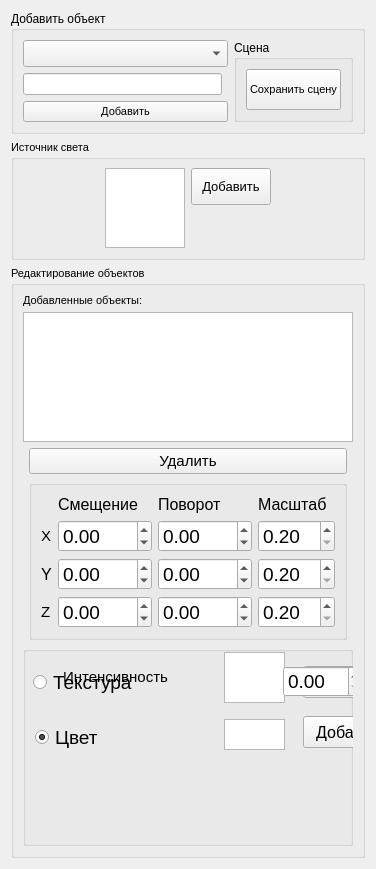
      <widget class="QWidget" name="tab_4">
       <attribute name="title">
        <string>Редактирование</string>
       </attribute>
       <layout class="QGridLayout" name="gridLayout_6">
        <item row="0" column="0">
         <layout class="QVBoxLayout" name="verticalLayout_2">
          <item>
           <widget class="QGroupBox" name="loadBox_2">
            <property name="maximumSize">
             <size>
              <width>16777215</width>
              <height>170</height>
             </size>
            </property>
            <property name="title">
             <string>Добавить объект</string>
            </property>
            <layout class="QGridLayout" name="gridLayout_4">
             <item row="1" column="0">
              <widget class="QLineEdit" name="Namemodel"/>
             </item>
             <item row="0" column="0" colspan="2">
              <widget class="QComboBox" name="modelsList">
               <property name="minimumSize">
                <size>
                 <width>190</width>
                 <height>24</height>
                </size>
               </property>
               <property name="maximumSize">
                <size>
                 <width>16777215</width>
                 <height>40</height>
                </size>
               </property>
               <property name="font">
                <font>
                 <pointsize>12</pointsize>
                </font>
               </property>
              </widget>
             </item>
             <item row="2" column="0" rowspan="4" colspan="2">
              <widget class="QPushButton" name="addModel">
               <property name="sizePolicy">
                <sizepolicy hsizetype="Preferred" vsizetype="Preferred">
                 <horstretch>0</horstretch>
                 <verstretch>0</verstretch>
                </sizepolicy>
               </property>
               <property name="maximumSize">
                <size>
                 <width>16777215</width>
                 <height>50</height>
                </size>
               </property>
               <property name="font">
                <font>
                 <pointsize>8</pointsize>
                </font>
               </property>
               <property name="text">
                <string>Добавить</string>
               </property>
              </widget>
             </item>
             <item row="0" column="2" rowspan="6">
              <widget class="QGroupBox" name="groupBox_5">
               <property name="title">
                <string>Сцена</string>
               </property>
               <layout class="QGridLayout" name="gridLayout_13">
                <item row="0" column="0">
                 <widget class="QPushButton" name="SaveFile">
                  <property name="sizePolicy">
                   <sizepolicy hsizetype="Preferred" vsizetype="Preferred">
                    <horstretch>0</horstretch>
                    <verstretch>0</verstretch>
                   </sizepolicy>
                  </property>
                  <property name="maximumSize">
                   <size>
                    <width>16777215</width>
                    <height>50</height>
                   </size>
                  </property>
                  <property name="font">
                   <font>
                    <pointsize>8</pointsize>
                   </font>
                  </property>
                  <property name="text">
                   <string>Сохранить сцену</string>
                  </property>
                 </widget>
                </item>
               </layout>
              </widget>
             </item>
            </layout>
           </widget>
          </item>
          <item>
           <layout class="QVBoxLayout" name="verticalLayout_3">
            <item>
             <widget class="QGroupBox" name="scaleBox_2">
              <property name="maximumSize">
               <size>
                <width>16777215</width>
                <height>120</height>
               </size>
              </property>
              <property name="font">
               <font>
                <pointsize>8</pointsize>
               </font>
              </property>
              <property name="title">
               <string>Источник света</string>
              </property>
              <layout class="QGridLayout" name="gridLayout_5">
               <item row="1" column="3">
                <spacer name="horizontalSpacer_2">
                 <property name="orientation">
                  <enum>Qt::Horizontal</enum>
                 </property>
                 <property name="sizeHint" stdset="0">
                  <size>
                   <width>40</width>
                   <height>20</height>
                  </size>
                 </property>
                </spacer>
               </item>
               <item row="1" column="0">
                <spacer name="horizontalSpacer">
                 <property name="orientation">
                  <enum>Qt::Horizontal</enum>
                 </property>
                 <property name="sizeHint" stdset="0">
                  <size>
                   <width>40</width>
                   <height>20</height>
                  </size>
                 </property>
                </spacer>
               </item>
               <item row="0" column="1" rowspan="2">
                <widget class="QGraphicsView" name="LightColour">
                 <property name="maximumSize">
                  <size>
                   <width>80</width>
                   <height>80</height>
                  </size>
                 </property>
                </widget>
               </item>
               <item row="0" column="2">
                <widget class="QPushButton" name="addLight">
                 <property name="sizePolicy">
                  <sizepolicy hsizetype="Preferred" vsizetype="Preferred">
                   <horstretch>0</horstretch>
                   <verstretch>0</verstretch>
                  </sizepolicy>
                 </property>
                 <property name="maximumSize">
                  <size>
                   <width>16777215</width>
                   <height>50</height>
                  </size>
                 </property>
                 <property name="font">
                  <font>
                   <pointsize>10</pointsize>
                  </font>
                 </property>
                 <property name="text">
                  <string>Добавить</string>
                 </property>
                </widget>
               </item>
              </layout>
             </widget>
            </item>
            <item>
             <widget class="QGroupBox" name="moveBox_2">
              <property name="font">
               <font>
                <pointsize>8</pointsize>
                <strikeout>false</strikeout>
               </font>
              </property>
              <property name="title">
               <string>Редактирование объектов</string>
              </property>
              <layout class="QGridLayout" name="gridLayout_7">
               <item row="4" column="1">
                <widget class="QGroupBox" name="groupBox">
                 <property name="maximumSize">
                  <size>
                   <width>16777215</width>
                   <height>180</height>
                  </size>
                 </property>
                 <property name="title">
                  <string/>
                 </property>
                 <layout class="QGridLayout" name="gridLayout_10">
                  <item row="5" column="3">
                   <widget class="QDoubleSpinBox" name="rotate_z_spin">
                    <property name="font">
                     <font>
                      <pointsize>14</pointsize>
                      <strikeout>false</strikeout>
                     </font>
                    </property>
                    <property name="minimum">
                     <double>-360.000000000000000</double>
                    </property>
                    <property name="maximum">
                     <double>360.000000000000000</double>
                    </property>
                    <property name="singleStep">
                     <double>10.000000000000000</double>
                    </property>
                   </widget>
                  </item>
                  <item row="4" column="3">
                   <widget class="QDoubleSpinBox" name="rotate_y_spin">
                    <property name="font">
                     <font>
                      <pointsize>14</pointsize>
                      <strikeout>false</strikeout>
                     </font>
                    </property>
                    <property name="minimum">
                     <double>-360.000000000000000</double>
                    </property>
                    <property name="maximum">
                     <double>360.000000000000000</double>
                    </property>
                    <property name="singleStep">
                     <double>10.000000000000000</double>
                    </property>
                   </widget>
                  </item>
                  <item row="3" column="0">
                   <widget class="QLabel" name="x_label">
                    <property name="font">
                     <font>
                      <family>Ubuntu</family>
                      <pointsize>11</pointsize>
                      <strikeout>false</strikeout>
                     </font>
                    </property>
                    <property name="text">
                     <string>X</string>
                    </property>
                   </widget>
                  </item>
                  <item row="4" column="1" colspan="2">
                   <widget class="QDoubleSpinBox" name="offset_y_spin">
                    <property name="font">
                     <font>
                      <pointsize>14</pointsize>
                      <strikeout>false</strikeout>
                     </font>
                    </property>
                    <property name="minimum">
                     <double>-100.000000000000000</double>
                    </property>
                    <property name="maximum">
                     <double>100.000000000000000</double>
                    </property>
                    <property name="singleStep">
                     <double>0.250000000000000</double>
                    </property>
                   </widget>
                  </item>
                  <item row="5" column="0">
                   <widget class="QLabel" name="z_label">
                    <property name="font">
                     <font>
                      <family>Ubuntu</family>
                      <pointsize>11</pointsize>
                      <strikeout>false</strikeout>
                     </font>
                    </property>
                    <property name="text">
                     <string>Z</string>
                    </property>
                   </widget>
                  </item>
                  <item row="3" column="4">
                   <widget class="QDoubleSpinBox" name="scale_x_spin">
                    <property name="font">
                     <font>
                      <pointsize>14</pointsize>
                      <strikeout>false</strikeout>
                     </font>
                    </property>
                    <property name="minimum">
                     <double>0.200000000000000</double>
                    </property>
                    <property name="maximum">
                     <double>10.000000000000000</double>
                    </property>
                    <property name="singleStep">
                     <double>0.100000000000000</double>
                    </property>
                   </widget>
                  </item>
                  <item row="4" column="0">
                   <widget class="QLabel" name="y_label">
                    <property name="font">
                     <font>
                      <family>Ubuntu</family>
                      <pointsize>12</pointsize>
                      <strikeout>false</strikeout>
                     </font>
                    </property>
                    <property name="text">
                     <string>Y</string>
                    </property>
                   </widget>
                  </item>
                  <item row="1" column="4">
                   <widget class="QLabel" name="scale_label">
                    <property name="font">
                     <font>
                      <family>Ubuntu</family>
                      <pointsize>12</pointsize>
                      <strikeout>false</strikeout>
                     </font>
                    </property>
                    <property name="text">
                     <string>Масштаб</string>
                    </property>
                   </widget>
                  </item>
                  <item row="3" column="1" colspan="2">
                   <widget class="QDoubleSpinBox" name="offset_x_spin">
                    <property name="font">
                     <font>
                      <pointsize>14</pointsize>
                      <strikeout>false</strikeout>
                     </font>
                    </property>
                    <property name="minimum">
                     <double>-100.000000000000000</double>
                    </property>
                    <property name="maximum">
                     <double>100.000000000000000</double>
                    </property>
                    <property name="singleStep">
                     <double>0.250000000000000</double>
                    </property>
                   </widget>
                  </item>
                  <item row="5" column="1" colspan="2">
                   <widget class="QDoubleSpinBox" name="offset_z_spin">
                    <property name="font">
                     <font>
                      <pointsize>14</pointsize>
                      <strikeout>false</strikeout>
                     </font>
                    </property>
                    <property name="minimum">
                     <double>-100.000000000000000</double>
                    </property>
                    <property name="maximum">
                     <double>100.000000000000000</double>
                    </property>
                    <property name="singleStep">
                     <double>0.250000000000000</double>
                    </property>
                   </widget>
                  </item>
                  <item row="1" column="3">
                   <widget class="QLabel" name="rotate_label">
                    <property name="font">
                     <font>
                      <family>Ubuntu</family>
                      <pointsize>12</pointsize>
                      <strikeout>false</strikeout>
                     </font>
                    </property>
                    <property name="text">
                     <string>Поворот</string>
                    </property>
                   </widget>
                  </item>
                  <item row="5" column="4">
                   <widget class="QDoubleSpinBox" name="scale_z_spin">
                    <property name="font">
                     <font>
                      <pointsize>14</pointsize>
                      <strikeout>false</strikeout>
                     </font>
                    </property>
                    <property name="minimum">
                     <double>0.200000000000000</double>
                    </property>
                    <property name="maximum">
                     <double>10.000000000000000</double>
                    </property>
                    <property name="singleStep">
                     <double>0.100000000000000</double>
                    </property>
                   </widget>
                  </item>
                  <item row="1" column="1">
                   <widget class="QLabel" name="offset_label">
                    <property name="font">
                     <font>
                      <family>Ubuntu</family>
                      <pointsize>12</pointsize>
                      <strikeout>false</strikeout>
                     </font>
                    </property>
                    <property name="text">
                     <string>Смещение</string>
                    </property>
                   </widget>
                  </item>
                  <item row="4" column="4">
                   <widget class="QDoubleSpinBox" name="scale_y_spin">
                    <property name="font">
                     <font>
                      <pointsize>14</pointsize>
                      <strikeout>false</strikeout>
                     </font>
                    </property>
                    <property name="minimum">
                     <double>0.200000000000000</double>
                    </property>
                    <property name="maximum">
                     <double>10.000000000000000</double>
                    </property>
                    <property name="singleStep">
                     <double>0.100000000000000</double>
                    </property>
                   </widget>
                  </item>
                  <item row="3" column="3">
                   <widget class="QDoubleSpinBox" name="rotate_x_spin">
                    <property name="font">
                     <font>
                      <pointsize>14</pointsize>
                      <strikeout>false</strikeout>
                     </font>
                    </property>
                    <property name="minimum">
                     <double>-360.000000000000000</double>
                    </property>
                    <property name="maximum">
                     <double>360.000000000000000</double>
                    </property>
                    <property name="singleStep">
                     <double>10.000000000000000</double>
                    </property>
                   </widget>
                  </item>
                 </layout>
                </widget>
               </item>
               <item row="3" column="1">
                <widget class="QPushButton" name="delete_object_button">
                 <property name="font">
                  <font>
                   <family>Ubuntu</family>
                   <pointsize>11</pointsize>
                   <strikeout>false</strikeout>
                  </font>
                 </property>
                 <property name="text">
                  <string>Удалить</string>
                 </property>
                </widget>
               </item>
               <item row="0" column="0" colspan="3">
                <widget class="QLabel" name="objects_in_scene_label">
                 <property name="maximumSize">
                  <size>
                   <width>16777215</width>
                   <height>12</height>
                  </size>
                 </property>
                 <property name="font">
                  <font>
                   <family>Ubuntu</family>
                   <pointsize>8</pointsize>
                   <strikeout>false</strikeout>
                  </font>
                 </property>
                 <property name="text">
                  <string>Добавленные объекты:</string>
                 </property>
                </widget>
               </item>
               <item row="1" column="0" colspan="3">
                <widget class="QListView" name="scene_list">
                 <property name="maximumSize">
                  <size>
                   <width>16777215</width>
                   <height>130</height>
                  </size>
                 </property>
                 <property name="font">
                  <font>
                   <pointsize>14</pointsize>
                   <strikeout>false</strikeout>
                  </font>
                 </property>
                </widget>
               </item>
               <item row="5" column="0" colspan="3">
                <widget class="QGroupBox" name="groupBox_2">
                 <property name="minimumSize">
                  <size>
                   <width>0</width>
                   <height>200</height>
                  </size>
                 </property>
                 <property name="title">
                  <string/>
                 </property>
                 <widget class="QRadioButton" name="color_flag">
                  <property name="geometry">
                   <rect>
                    <x>12</x>
                    <y>75</y>
                    <width>80</width>
                    <height>32</height>
                   </rect>
                  </property>
                  <property name="font">
                   <font>
                    <family>Ubuntu</family>
                    <pointsize>14</pointsize>
                    <strikeout>false</strikeout>
                   </font>
                  </property>
                  <property name="text">
                   <string>Цвет</string>
                  </property>
                  <property name="checked">
                   <bool>true</bool>
                  </property>
                 </widget>
                 <widget class="QGraphicsView" name="texture_img">
                  <property name="geometry">
                   <rect>
                    <x>201</x>
                    <y>6</y>
                    <width>61</width>
                    <height>51</height>
                   </rect>
                  </property>
                  <property name="maximumSize">
                   <size>
                    <width>80</width>
                    <height>80</height>
                   </size>
                  </property>
                  <property name="font">
                   <font>
                    <family>Ubuntu</family>
                    <pointsize>14</pointsize>
                    <strikeout>false</strikeout>
                   </font>
                  </property>
                 </widget>
                 <widget class="QGraphicsView" name="color_preview">
                  <property name="geometry">
                   <rect>
                    <x>201</x>
                    <y>73</y>
                    <width>61</width>
                    <height>31</height>
                   </rect>
                  </property>
                  <property name="maximumSize">
                   <size>
                    <width>80</width>
                    <height>80</height>
                   </size>
                  </property>
                  <property name="autoFillBackground">
                   <bool>false</bool>
                  </property>
                 </widget>
                 <widget class="QRadioButton" name="texture_flag">
                  <property name="geometry">
                   <rect>
                    <x>10</x>
                    <y>20</y>
                    <width>124</width>
                    <height>32</height>
                   </rect>
                  </property>
                  <property name="font">
                   <font>
                    <family>Ubuntu</family>
                    <pointsize>14</pointsize>
                    <strikeout>false</strikeout>
                   </font>
                  </property>
                  <property name="text">
                   <string>Текстура</string>
                  </property>
                 </widget>
                 <widget class="QPushButton" name="add_color_button">
                  <property name="geometry">
                   <rect>
                    <x>280</x>
                    <y>70</y>
                    <width>97</width>
                    <height>32</height>
                   </rect>
                  </property>
                  <property name="font">
                   <font>
                    <family>Ubuntu</family>
                    <pointsize>12</pointsize>
                    <strikeout>false</strikeout>
                   </font>
                  </property>
                  <property name="text">
                   <string>Добавить</string>
                  </property>
                 </widget>
                 <widget class="QPushButton" name="add_texture_button">
                  <property name="geometry">
                   <rect>
                    <x>280</x>
                    <y>20</y>
                    <width>97</width>
                    <height>32</height>
                   </rect>
                  </property>
                  <property name="font">
                   <font>
                    <family>Ubuntu</family>
                    <pointsize>12</pointsize>
                    <strikeout>false</strikeout>
                   </font>
                  </property>
                  <property name="text">
                   <string>Добавить</string>
                  </property>
                 </widget>
                 <widget class="QLabel" name="intensity_label">
                  <property name="geometry">
                   <rect>
                    <x>40</x>
                    <y>20</y>
                    <width>164</width>
                    <height>22</height>
                   </rect>
                  </property>
                  <property name="font">
                   <font>
                    <family>Ubuntu</family>
                    <pointsize>11</pointsize>
                    <strikeout>false</strikeout>
                   </font>
                  </property>
                  <property name="text">
                   <string>Интенсивность</string>
                  </property>
                 </widget>
                 <widget class="QDoubleSpinBox" name="intensity_spin">
                  <property name="geometry">
                   <rect>
                    <x>260</x>
                    <y>20</y>
                    <width>80</width>
                    <height>31</height>
                   </rect>
                  </property>
                  <property name="font">
                   <font>
                    <family>Ubuntu</family>
                    <pointsize>14</pointsize>
                    <strikeout>false</strikeout>
                   </font>
                  </property>
                  <property name="minimum">
                   <double>0.000000000000000</double>
                  </property>
                  <property name="maximum">
                   <double>1.000000000000000</double>
                  </property>
                  <property name="singleStep">
                   <double>0.100000000000000</double>
                  </property>
                 </widget>
                </widget>
               </item>
              </layout>
             </widget>
            </item>
           </layout>
          </item>
         </layout>
        </item>
       </layout>
      </widget>
